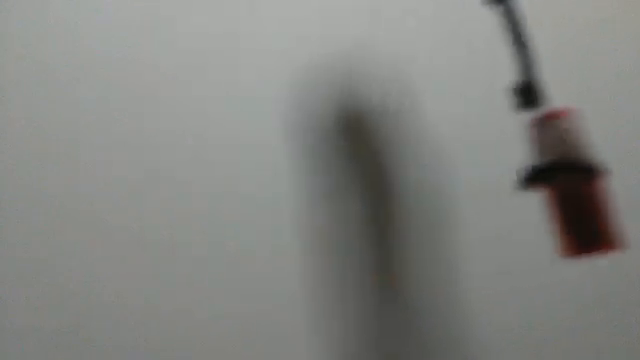
#> input picture frame 44 of 3-10/input.mp4, 640 x 360 px
$ python 17_detect_red.py
#> lines starting #> are read from the running program, lines starting #| are printed output that depends on the picture; after the words box and inside, x2 and y2 are one past the last pixel; in counts of white or black regions, pixels touching at a corner belong together
#> in main, frame is the input picture: shape (360, 640, 3); mean B, G, R 128.3, 131.8, 130.7
#!/usr/bin/env python
#-*- coding:utf-8 -*-

import os
import cv2
import pprint
import numpy as np

# ---------- 色検出 ----------
# 赤色を検出
# http://sh0122.hatenadiary.jp/entry/2017/10/17/220447
# https://sites.google.com/site/lifeslash7830/home/hua-xiang-chu-li/opencvniyoruhuaxiangchulisekongjian
# https://qiita.com/takaya901/items/ad6b73e1c5168b794ab7
#
# オンライン色確認ツール
# https://www.peko-step.com/tool/hsvrgb.html

MP4_PATH = '/home/seki/book/ImageProcessingAlgorithm/3-10/input.mp4'

def red_detect(img):

    # HSV 色空間に変換
    # 色相(Hue)、彩度(Saturation)、明度(Value)
    hsv = cv2.cvtColor(img, cv2.COLOR_BGR2HSV)
#> hsv: shape (360, 640, 3); mean H, S, V 45.2, 11, 132.5

    #  赤色の HSV の値域 1
    # np.arrayの引数は、HSV
    # OpenCVの場合、H,S,Vともに256段階で保持する
    hsv_min = np.array([0, 128, 0])
    hsv_max = np.array([30, 255, 255])
    mask1 = cv2.inRange(hsv, hsv_min, hsv_max)
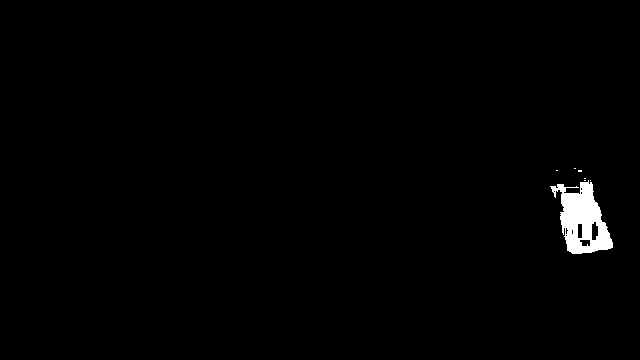
#> mask1: shape (360, 640); 1.1% white; 7 white regions (6 under 20 px), largest, box (x1, y1, x2, y2) and area: (550, 180, 613, 254) 2478

    #  赤色の HSV の値域 2
    hsv_min = np.array([150, 128, 0])
    hsv_max = np.array([179, 255, 255])
    mask2 = cv2.inRange(hsv, hsv_min, hsv_max)
#> mask2: shape (360, 640); every value is 0

    # 赤色領域１と赤色領域２のＯＲ演算し、mask画像を生成
    #return mask1 + mask2
    ret_or = cv2.bitwise_or(mask1, mask2)
    return ret_or

def main():

    #  動画のキャプチャ
    cap = cv2.VideoCapture(MP4_PATH)

    while(cap.isOpened()):

        try:

            # フレームを取得
            ret, frame = cap.read()

            # 赤色検出用のmask画像 (0,1で指定された画像)
            mask = red_detect(frame)

            # 赤色検出
            # マスク画像の白部分(1の部分)のみを表示
            res = cv2.bitwise_and(frame, frame, mask = mask)

            # 結果表示
            cv2.imshow("Frame", frame)
            cv2.imshow("Mask", mask)
            cv2.imshow("res", res)

            # q キーが押されたら終了
            if cv2.waitKey(25) & 0xFF == ord('q'):
#> (key q is pressed here)
                break

        except:
            print('except')
            break

    cap.release()
    cv2.destroyAllWindows()

if __name__ == '__main__':
    main()

# EOF #
